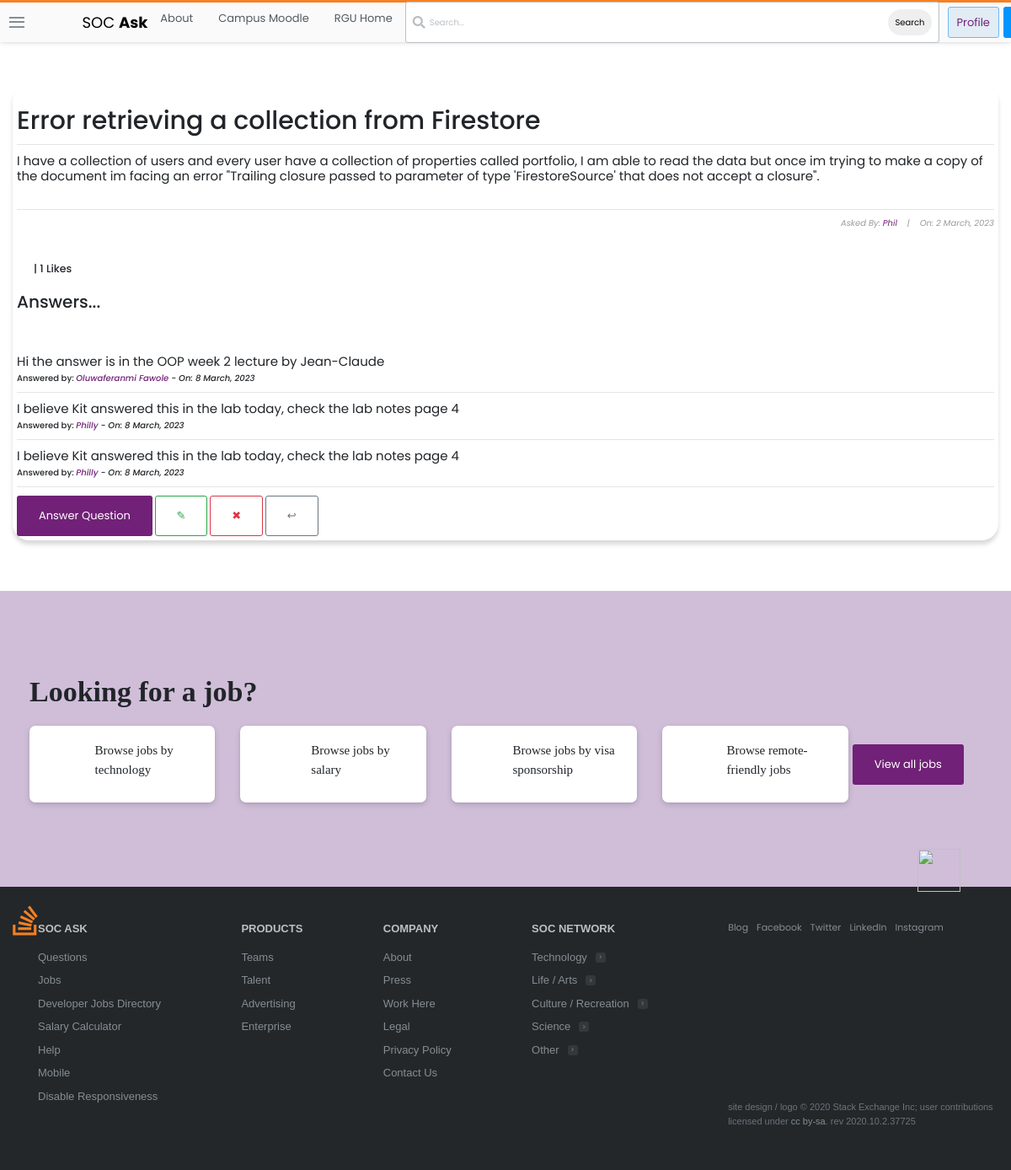
Screenshot of /questions/1/ (signed in) with the database file from the repository.
### stackbase/models.py (models this page shows, shortened)
class Question(models.Model):
    user = models.ForeignKey(User, on_delete=models.CASCADE)
    title = models.CharField(max_length=10000)
    content = RichTextField()
    date_created = models.DateTimeField(default=timezone.now)
    likes = models.ManyToManyField(User, related_name='likes')
    def likes_count(self):
        return self.likes.count()

class Answer(models.Model):
    question = models.ForeignKey(
        Question, related_name="answer", on_delete=models.CASCADE)
    name = models.CharField(max_length=500)
    content = RichTextField()
    date_created = models.DateTimeField(default=timezone.now)

### stackbase/views.py (the view)
# urls.py: path('questions/<int:pk>/', views.QuestionDetailView.as_view(),
class QuestionDetailView(LoginRequiredMixin, DetailView):
    model = Question
    context_object_name = 'question'
    def get_context_data(self, *args, **kwargs):
        context = super(QuestionDetailView, self).get_context_data()
        name = get_object_or_404(Question, id=self.kwargs['pk'])
        likes_count = name.likes_count()
        liked = False
        if name.likes.filter(id=self.request.user.id).exists():
            liked = True
        context['likes_count'] = likes_count
        context['liked'] = liked
        return context

### stackbase/templates/stackbase/question_detail.html (shortened to what this page needs)
{% extends 'base.html' %}
{% block content %}
<!DOCTYPE html>
<html lang="en">
<head>
</head>
<body>
    <div class="container">
        <div class="list-question">
            <div class="questions">
                <div class="container" style="background-color: (201, 255, 255, 0.22); padding: 5px; box-shadow: rgba(0, 0, 0, 0.15) 0px 5px 5px 0px; border-radius: 20px;" >
                    <h3 id="fh3">{{question.title}}</h3>
                    <hr>
                    <h6 id="fh6">{{ question.content|safe }}</h6>
                    <hr>
                    <h6 id="fh6" style="font-size: 10px; font-style: italic; color: rgb(155, 155, 155); text-align: right;">Asked By: <a href="{% url 'profile' %}">{{ object.user|title }}</a>&nbsp;&nbsp;&nbsp; |&nbsp;&nbsp;&nbsp; On: {{ object.date_created|date:"j F, Y" }}</h6>
                    <br>
                        <form action="{% url 'stackbase:like_post' object.pk %}" method="POST">
                            {% if user.is_authenticated %}
                                {% if liked %}
                                    <div style="display: flex; align-items: center; margin-left: 10px;">
                                        <h5 style="margin-left: 10px; cursor: pointer;"> |  {{ likes_count }} Likes</h5>
                                    </div>
                                {% endif %}
                            {% else %}
                                <h5 style="margin-left: 10px; cursor: pointer;"><a href="{% url 'login' %}">Login</a> to Like Question |  {{ likes_count }} Likes</h5>
                            {% endif %}
                        </form>
                    <br>
                    <h2>Answers...</h2> <br><br><br>
                    {% if user.is_authenticated %}
                        {% if not question.answer.all %}
                            <h3>No Answers yet... <a href="{% url 'stackbase:question-answer' question.id %}">Answer Question</a> </h3>
                        {% else %}
                            {% for comment in question.answer.all %}
                                <h3 style="font-weight: normal; font-size: 15px;">{{comment.content|safe}}</h3>
                                <h3 style="font-size: 10px;">Answered by: <i><a href="">{{comment.name}}</a> - On: {{comment.date_created|date:"j F, Y"}}</i></h3>
                                <hr>
                            {% endfor %}
                        {% endif %}
                    {% else %}
                        <h5 style="margin-left: 10px; cursor: pointer;"><a href="{% url 'login' %}">Login</a> to View Answers :) </h5>
                    {% endif %}
                    <a class="btn btn-dark-blue" id="fa" href="{% url 'stackbase:question-answer' question.id %}" style="text-decoration: none;">Answer Question</a>
                    <a style="text-decoration: none; " class="btn btn-outline-success" href="{% url 'stackbase:question-update' question.id %}">&#x270E;</a>
                    <a style="text-decoration: none; " class="btn btn-outline-danger" href="{% url 'stackbase:question-delete' question.id %}">&#x2716;</a>
                    <a style="text-decoration: none; " class="btn btn-outline-secondary" href="{% url 'stackbase:question-list' %}">&#x21a9;</a>
                </div> <br><br>
                </div> <br>
            </div>
        </div>
        <br>
</body>
</html>
{% endblock content %}

### static/main.css (style rules this page uses)
:root { --white: #fff; --black: #0c0d0e; --orange: #f48024; --yellow: #fbf2d4; --green: #5eba7d; --blue: #0077cc; --powder: #e1ecf4; --red: #d1383d; --black-025: #fafafb; --black-050: #eff0f1; --black-075: #e4e6e8; --black-100: #d6d9dc; --black-150: #c8ccd0; --black-200: #bbc0c4; --black-300: #9fa6ad; --black-350: #9199a1; --black-400: #848d95; --black-500: #6a737c; --black-600: #535a60; --black-700: #3c4146; --black-750: #2f3337; --black-800: #242729; --black-900: #0c0d0e; --orange-050: #fff7f2; --orange-100: #fee3cf; --orange-200: #fcd0ad; --orange-300: #f7aa6d; --orange-400: #f48024; --orange-500: #f2720c; --orange-600: #da670b; --orange-700: #bd5c00; --orange-800: #a35200; --orange-900: #874600; --blue-050: #f2f9ff; --blue-100: #cfeafe; --blue-200: #addafc; --blue-300: #6cbbf7; --blue-400: #379fef; --blue-500: #0095ff; --blue-600: #0077cc; --blue-700: #0064bd; --blue-800: #0054a3; --blue-900: #004487; --powder-050: #f4f8fb; --powder-100: #e1ecf4; --powder-200: #d1e5f1; --powder-300: #b3d3ea; --powder-400: #a0c7e4; --powder-500: #7aa7c7; --powder-600: #5b8db1; --powder-700: #39739d; --powder-800: #2c5777; --powder-900: #1e3c52; --green-025: #eef8f1; --green-050: #dcf0e2; --green-100: #cae8d4; --green-200: #a6d9b7; --green-300: #82ca9a; --green-400: #5eba7d; --green-500: #48a868; --green-600: #3d8f58; --green-700: #2f6f44; --green-800: #29603b; --green-900: #1e472c; --yellow-050: #fdf7e3; --yellow-100: #fbf2d4; --yellow-200: #f1e5bc; --yellow-300: #e6d178; --yellow-400: #e9c63f; --yellow-500: #ddb624; --yellow-600: #cea51b; --yellow-700: #b89516; --yellow-800: #9f8010; --yellow-900: #826a0b; --red-050: #fdf3f4; --red-100: #f9d3d7; --red-200: #f4b4bb; --red-300: #e87c87; --red-400: #de535e; --red-500: #d1383d; --red-600: #c02d2e; --red-700: #ac2726; --red-800: #942121; --red-900: #7a1819; --gold: #ffcc01; --gold-lighter: #fff4d1; --gold-darker: #f1b600; --silver: #b4b8bc; --silver-lighter: #e8e8e8; --silver-darker: #9a9c9f; --bronze: #caa789; --bronze-lighter: #f2e9e1; --bronze-darker: #ab825f; --fc-dark: #0c0d0e; --fc-medium: #3c4146; --fc-light: #6a737c; --focus-ring: rgba(0,149,255,0.15); --focus-ring-success: rgba(166,217,183,0.4); --focus-ring-warning: rgba(233,198,63,0.4); --focus-ring-error: rgba(192,45,46,0.15); --focus-ring-muted: rgba(36,39,41,0.1); --bs-sm: 0 1px 2px rgba(0,0,0,0.05),0 1px 4px rgba(0,0,0,0.05),0 2px 8px rgba(0,0,0,0.05); --bs-md: 0 1px 3px rgba(0,0,0,0.06),0 2px 6px rgba(0,0,0,0.06),0 3px 8px rgba(0,0,0,0.09); --bs-lg: 0 1px 4px rgba(0,0,0,0.09),0 3px 8px rgba(0,0,0,0.09),0 4px 13px rgba(0,0,0,0.13); --scrollbar: rgba(0,0,0,0.2); --highlight-bg: #f6f6f6; --highlight-color: #2f3337; --highlight-comment: #656e77; --highlight-punctuation: var(--black-600); --highlight-namespace: #b75501; --highlight-attribute: #015692; --highlight-literal: #b75501; --highlight-symbol: #803378; --highlight-keyword: #015692; --highlight-variable: #54790d; --highlight-addition: #2f6f44; --highlight-deletion: #c02d2e; --dark-blue:#2b2d6e; --magnolia:#f7f6f9; }
*, *::before, *::after { margin: 0; padding: 0; box-sizing: border-box; }
html { font-family: Arial, "Helvetica Neue", Helvetica, sans-serif; font-size: 10px; color: var(--black-800); }
.container { width: 100%; max-width: 126.4rem; margin: 0 auto; padding: 0 1.5rem; }
a { text-decoration: none; color: #712177; cursor: pointer; }
.btn { text-align: center; font-size: 1.3rem; border-radius: 3px; transition: all 0.5s; padding: 1.3rem 2.5rem; }
.btn-dark-blue { background-color: #712177; color: var(--white); }

### stackbase/templates/stackbase/question_detail.html (style rules this page uses)
body { margin-top: 100px; font-family: 'Poppins', sans-serif; }
#fh3 { text-align: center; font-size: 30px; padding-top: 20px; text-align: left; }
#fh6 { text-align: left; font-size: 15px; padding-bottom: 20px; font-weight: normal; }

### rows the page displays
Question: title "Error retrieving a collection from Firestore", content "I have a collection of users and every user have a collection of properties called portfolio, I am able to read the data but once im trying to make a copy of the document im facing an error \"Trailing closure passed to parameter of type 'FirestoreSource' that does not accept a closure\".", user "Phil", date_created "2 March, 2023"
Answer: content "Hi the answer is in the OOP week 2 lecture by Jean-Claude", name "Oluwaferanmi Fawole", date_created "8 March, 2023"
Answer: content "I believe Kit answered this in the lab today, check the lab notes page 4", name "Philly", date_created "8 March, 2023"
Answer: content "I believe Kit answered this in the lab today, check the lab notes page 4", name "Philly", date_created "8 March, 2023"

### other values shown
{{ likes_count }} "1"
